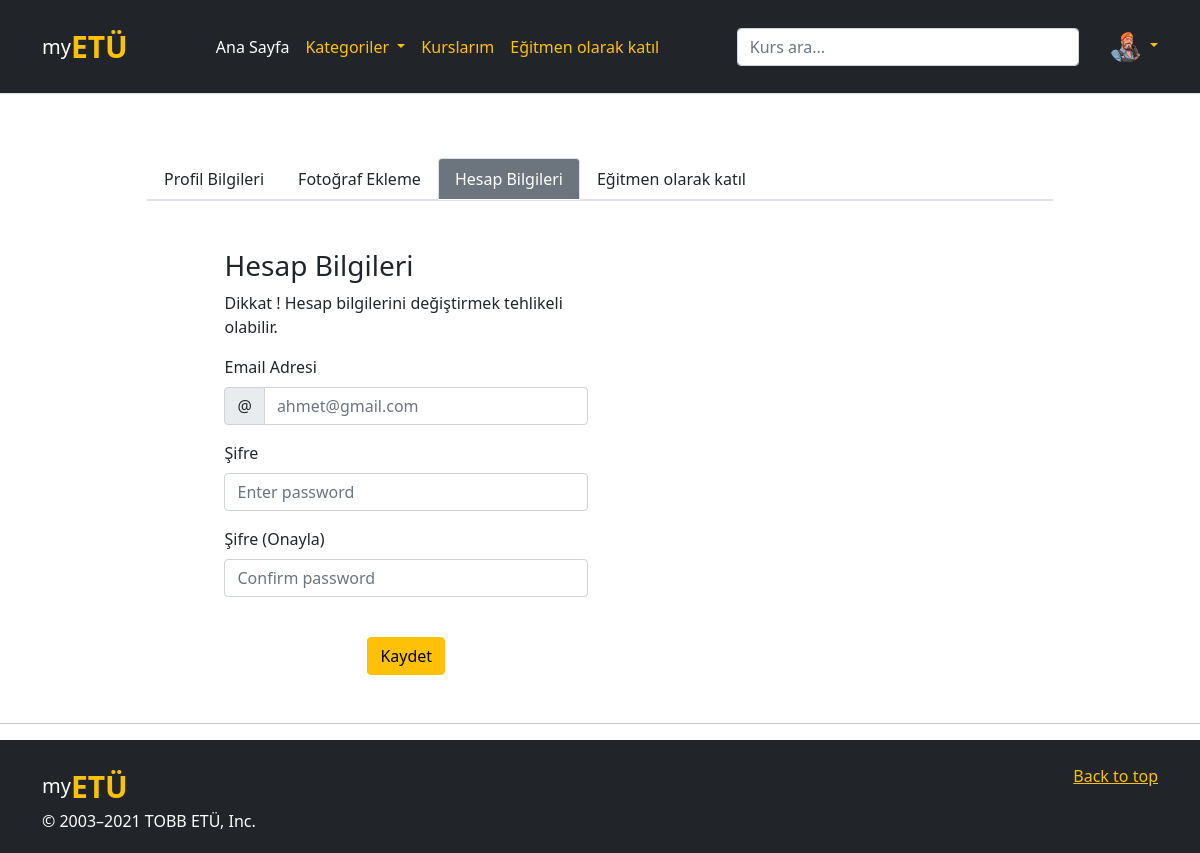
Page /hesap_ayarları (signed in) on the committed database.
### website/models.py (models this page shows, shortened)
class User(db.Model, UserMixin):
    id = db.Column(db.Integer, primary_key=True, nullable=False)
    email = db.Column(db.String(150), unique=True, nullable=False)
    password = db.Column(db.String(150), nullable=False)
    first_name = db.Column(db.String(50), nullable=False)
    last_name = db.Column(db.String(50), nullable=False)
    date = db.Column(db.DateTime(timezone=True), default=func.now())
    role = db.Column(db.Integer, default = 0)
    unvan = db.Column(db.String(40))
    adres = db.Column(db.String(50))
    telefon = db.Column(db.String(12))
    github = db.Column(db.String(40))
    twitter = db.Column(db.String(40))
    instagram = db.Column(db.String(40))
    linkedin = db.Column(db.String(40))
    subscriptions = db.relationship('Kurs', secondary = 'subs', backref = db.backref('subscribers', lazy = 'dynamic'))
    kurs_yorumlar = db.relationship('KursYorum')
    ders_yorumlar = db.relationship('DersYorum')
    image_file = db.Column(db.String(20), nullable=False, default='default.jpg')

### website/views.py (the view, shortened to what this page needs)
@views.route('/hesap_ayarları', methods=['GET', 'POST'])
@login_required
def hesap_ayarları():
    return render_template("hesap_ayarları.html", user = current_user)

### website/__init__.py (called while the page is built)
@login_manager.user_loader
def load_user(id):
    return User.query.get(int(id))

### website/templates/hesap_ayarları.html
{% extends "temel.html" %} {% block title %}Hesap{% endblock %} {% block content %}
    <div class="container">
        <div class="row">
            <div class="col-sm-1"></div>
            <div class="col-sm-10">
                <div class="nav flex-column nav-tabs mt-5 ">
                    <ul class="nav nav-tabs text-warning">
                        <li class="nav-item">
                            <a class="nav-link text-dark" href="/profil_ayarları">Profil Bilgileri</a>
                        </li>
                        <li class="nav-item">
                            <a class="nav-link text-dark" href="/foto_ayarları">Fotoğraf Ekleme</a>
                        </li>
                        <li class="nav-item">
                            <a class="nav-link active text-white bg-secondary" aria-current="page" href="#">Hesap Bilgileri</a>
                        </li>
                        {% if current_user.role == 0 %}
                        <li><a href="/egitmen_ol" class="nav-link text-dark ">Eğitmen olarak katıl</a></li>
                        {% else %}
                        <li><a href="/yeni_kurs" class="nav-link text-dark">Kurs Yayınla</a></li>
                        {% endif %}
                    </ul>
                </div>
                <form class="mt-5" method="POST">
                    <div class="row mt-4">
                        <div class="col-sm-1"> </div>
                        <div class="col-sm-5">
                            <h3>Hesap Bilgileri</h3>
                            <p>Dikkat ! Hesap bilgilerini değiştirmek tehlikeli olabilir.</p>
                            <div class="form-group mt-3">
                                <label for="email"  class="form-label">Email Adresi</label>
                                <div class="input-group mb-3">
                                    <span class="input-group-text" id="basic-addon1">@</span>
                                    <input type="email" class="form-control" id="email" name="email" placeholder="{{current_user.email}}" />
                                </div>
                            </div>
                            <div class="form-group mt-3">
                                <label for="password1"  class="form-label">Şifre</label>
                                <input type="password" class="form-control" id="password1" name="password1"
                                    placeholder="Enter password" />
                            </div>
                            <div class="form-group mt-3">
                                <label for="password2"  class="form-label">Şifre (Onayla)</label>
                                <input type="password" class="form-control" id="password2" name="password2"
                                    placeholder="Confirm password" />
                            </div>
                            <br />
                            <div class="text-center">
                                <button type="submit" class="btn btn-warning">Kaydet</button>
                            </div>
                        </div>
                        <div class="col-sm-5">
                        </div>
                        <div class="col-sm-1"> </div>
                    </div>
                </form>
            </div>
            <div class="col-sm-1"></div>
        </div>
    </div>
    {% endblock %}

### website/templates/temel.html (shortened to what this page needs)
<!DOCTYPE html>
<html>
<head>
    <link rel="stylesheet" href="https://stackpath.bootstrapcdn.com/bootstrap/4.4.1/css/bootstrap.min.css"
 />
    <link rel="stylesheet" href="https://stackpath.bootstrapcdn.com/font-awesome/4.7.0/css/font-awesome.min.css"
 />
    <link href="https://cdn.jsdelivr.net/npm/bootstrap@5.0.2/dist/css/bootstrap.min.css" rel="stylesheet"
>
</head>
<body>
    <header class="p-4 mb-3 border-bottom bg-dark text-white">
        <div class="container">
            <div class="d-flex flex-wrap align-items-center justify-content-center justify-content-lg-start">
                <a href="/" style="font-size: 20px;"
                    class="d-flex align-items-center mb-2 mb-lg-0 text-white text-decoration-none">my<span
                        style="font-weight: bold; font-size: 30px;" class="text-warning">ETÜ</span></a>
                <ul class=" text-warning nav col-12 col-lg-auto me-lg-auto mb-2 justify-content-center mb-md-0">
                    <li><a href="/" class="nav-link px-2 text-white">Ana Sayfa</a></li>
                    <li class="dropdown"><a class="dropdown-toggle nav-link px-2 text-warning" data-toggle="dropdown" href="#">Kategoriler </a>
                    </li>
                    <li><a href="/kurslarım" class="nav-link px-2 text-warning">Kurslarım</a></li>
                    {% if current_user.role == 0 %}
                    <li><a href="/egitmen_ol" class="nav-link px-2 text-warning">Eğitmen olarak katıl</a></li>
                    {% else %}
                    <li><a href="/egitmenkurslari" class="nav-link px-2 text-warning">Yayınlanan Kurslar</a></li>
                    {% endif %}
                </ul>
                <form class="col-12 col-lg-4 mb-3 mb-lg-0 me-lg-3" method="POST">
                    <input type="search" class="form-control form-control-dark" placeholder="Kurs ara..."
                        aria-label="Search" name=arama id=arama>
                </form>
                <div class="dropdown text-right">
                    <a href="#" class="d-block link-warning text-decoration-none dropdown-toggle " id="dropdownUser1"
                        data-bs-toggle="dropdown" aria-expanded="false">
                        <img src="../static/profile_pics/{{current_user.image_file}}" alt="mdo" width="32" height="32"
                            class="rounded-circle">
                    </a>
                </div>
            </div>
        </div>
    </header>
    <div class="container">{% block content %} {% endblock %}</div>
    <hr class="featurette-divider bg-dark mt-5">
    <div class="bg-dark pt-4 pb-1  ">
        <footer class="container bg-dark ">
            <p class="float-end"><a class="text-warning" href="#">Back to top</a></p>
            <a href="/" style="font-size: 20px;"
                class="d-flex align-items-center mb-2 mb-lg-0 text-white text-decoration-none">my<span
                    style="font-weight: bold; font-size: 30px;" class="text-warning">ETÜ</span></a>
            <p class="text-white">&copy; 2003–2021 TOBB ETÜ, Inc.</p>
        </footer>
    </div>
</body>

### rows in the picture
User: image_file (picture), email "ahmet@gmail.com"
